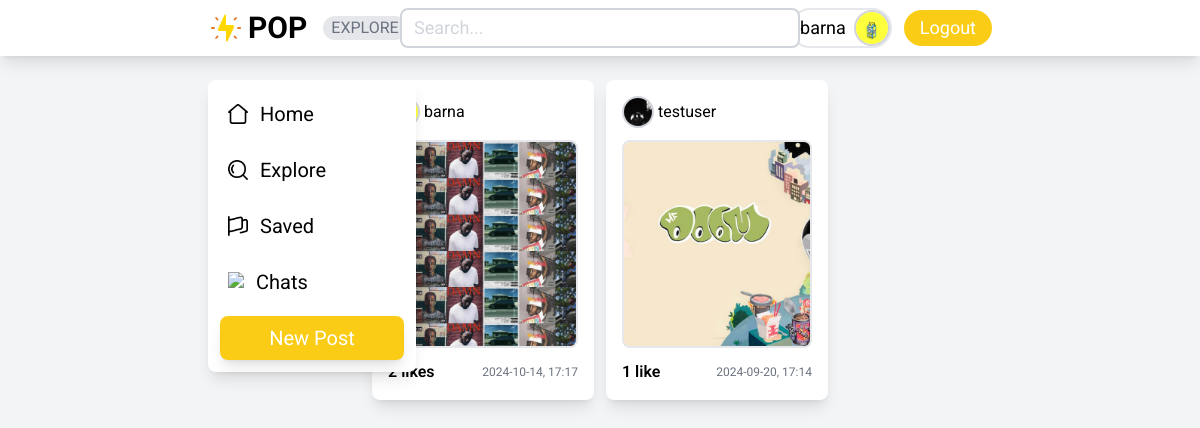
Page /posts/explore/ (signed in) on the committed database.
### users/models.py (models this page shows, shortened)
class Profile(models.Model):
    user = models.OneToOneField(
        User, on_delete=models.CASCADE, related_name='user_profile')
    bio = models.TextField(blank=True)
    profile_picture = models.ImageField(
        upload_to='profile_pictures/', null=True)
    saved_posts = models.ManyToManyField(
        Post, blank=True, related_name='saved_by')

### posts/models.py (models this page shows, shortened)
class Post(models.Model):
    author = models.ForeignKey(
        User, on_delete=models.CASCADE, related_name='posts')
    content = models.TextField()
    image = models.ImageField(upload_to='post_images/', blank=True, null=True)
    created_at = models.DateTimeField(auto_now_add=True)

### posts/views.py (the view)
# urls.py: path('explore/', views.ExplorePageView.as_view(), name='explore'),
class ExplorePageView(LoginRequiredMixin, ListView):
    model = Post
    template_name = 'posts/explore.html'
    context_object_name = 'posts'
    def get_queryset(self):
        last_1000_posts = Post.objects.annotate(
            like_count=Count('likes')).order_by('-created_at')[:1000]
        last_1000_posts_list = list(last_1000_posts)
        average_like_count = sum(post.like_count for post in last_1000_posts_list) / \
            len(last_1000_posts_list) if last_1000_posts_list else 0
        filtered_posts = [
            post for post in last_1000_posts_list if post.like_count >= average_like_count]
        search_query = self.request.GET.get('explore', '').strip()
        if search_query:
            filtered_posts = [
                post for post in filtered_posts if search_query.lower() in post.content.lower() or search_query.lower() in post.author.username.lower()]
        return filtered_posts
    def get_context_data(self, **kwargs):
        context = super().get_context_data(**kwargs)
        context["title"] = 'Explore'
        return context

### posts/templates/posts/explore.html (shortened to what this page needs)
{% extends "core/base.html" %}
{% load static %}
{% block content %}
    <div class="fixed top-2 left-1/2 transform -translate-x-1/2 z-50 w-1/3">
        <div class="mb-3">
            <form method="GET" action="">
                <div class="flex">
                    <input name="explore" placeholder="Search..." type="text" class="w-full px-3 py-1 text-lg bg-white rounded-lg border-2 border-gray-300 placeholder-gray-300 focus:outline-none">
                </div>
            </form>
        </div>
    </div>
    {% if posts %}
    <div class="grid grid-cols-2 gap-3">
        {% for post in posts %}
            <div class="w-full bg-white rounded-lg p-4 shadow-lg">
                <a href="{% url "posts:detail" post.id %}" class="space-y-3">
                    <div class="flex items-center space-x-1">
                        {% if post.author.user_profile.profile_picture %}
                        <div class="w-8 h-8 rounded-full overflow-hidden border-2 border-gray-300">
                            <img class="w-full h-full object-cover object-center aspect-square" src="{{ post.author.user_profile.profile_picture.url }}">
                        </div>
                        {% else %}
                        <div class="w-8 h-8 rounded-full overflow-hidden border-2 border-gray-300">
                            <img class="w-full h-full object-cover object-center aspect-square" src="{% static "user2.png" %}">
                        </div>
                        {% endif %}
                        <p>{{ post.author }}</p>
                    </div>
                    <img src="{{ post.image.url }}" class="w-full h-52 aspect-square object-cover rounded-lg border-2">
                    <div class="flex justify-between items-center">
                        <h2 class="font-semibold">{% if post.likes.count == 1 %}1 like{% else %}{{ post.likes.count }} likes{% endif %}</h2>
                        <p class="text-xs text-gray-500">{{ post.created_at|date:"Y-m-d, H:i" }}</p>
                    </div>
                </a>
            </div>
        {% endfor %}
    </div>
        {% else %}
            <div class="w-full text-center rounded-lg shadow-lg bg-white p-6">
                <h1 class="text-lg">No posts to show.</h1>
            </div>
        {% endif %}
{% endblock content %}

### core/templates/core/base.html (shortened to what this page needs)
{% load static %}
<!DOCTYPE html>
<html lang="en">
<head>
    <link rel="stylesheet" href="{% static "css/styles.css" %}">
    <link rel="stylesheet" href="{% static 'core/css/font.css' %}">
</head>
<body class="bg-gray-100">
    <nav class="py-6 px-52 flex justify-between items-center h-14 shadow-lg z-10 z-40 fixed top-0 w-full bg-white">
        <div class="relative flex items-center space-x-4">
            <a href="/">
                <div class="flex items-center space-x-1">
                    <img class="h-9" src="{% static "logo.png" %}">
                    <h1 class="text-3xl font-bold">POP</h1>
                </div>
            </a>
            <ul>
                <li class="px-2 bg-gray-200 rounded-full text-md font-normal text-gray-500 {% if request.path == '/posts/explore/' %}active {% else %} hidden {% endif %}">EXPLORE</li>
            </ul>
        </div>
        <div class="flex space-x-3">
        {% if request.user.is_authenticated %}
        <div class="flex items-center">
            <div class="flex items-center mr-3 border-2 border-gray-400 rounded-full hover:bg-gray-200">
                <a href="{% url "users:profile" user.username %}" class="flex items-center">
                    <div class="ml-2">
                        <p class="text-lg mr-2">{{ user.username }}</p>
                    </div>
                    {% if user.user_profile and user.user_profile.profile_picture %}
                        <div class="w-9 h-9 rounded-full overflow-hidden border-2 border-gray-300">
                            <img class="w-full h-full object-cover object-center aspect-square" src="{{ user.user_profile.profile_picture.url }}">
                        </div>
                    {% else %}
                        <div class="w-9 h-9 rounded-full overflow-hidden border-2 border-gray-300">
                            <img class="w-full h-full object-cover object-center aspect-square" src="{% static "user2.png" %}">
                        </div>
                    {% endif %}
                </a>
            </div>
            <a href="{% url "core:logout" %}" class="px-4 py-1 bg-yellow-400 rounded-full hover:bg-yellow-500">
                <h2 class="font-medium text-lg text-white">Logout</h2>
            </a>
        </div>
        {% endif %}
        </div>
    </nav>
        {% if request.user.is_authenticated %}
        <div class="w-52 shadow-lg rounded-lg px-3 py-3 space-y-3 h-fit bg-white fixed top-20 left-52">
            <a href="{% url "core:index" %}" class="p-2 rounded-lg hover:bg-gray-200 block">
                <div class="flex items-center space-x-3">
                    <img class="h-5" src="{% static "home2.png" %}">
                    <h2 class="text-xl">Home</h1>
                </div>
            </a>
            <a href="{% url "posts:explore" %}" class="p-2 rounded-lg hover:bg-gray-200 block">
                <div class="flex items-center space-x-3">
                    <img class="h-5" src="{% static "search2.png" %}">
                    <h2 class="text-xl">Explore</h1>
                </div>
            </a>
            <a href="{% url "posts:saved" %}" class="p-2 rounded-lg hover:bg-gray-200 block">
                <div class="flex items-center space-x-3">
                    <img class="h-5" src="{% static "save.png" %}">
                    <h2 class="text-xl">Saved</h1>
                </div>
            </a>
            <a href="#" class="p-2 rounded-lg hover:bg-gray-200 block">
                <div class="flex items-center space-x-3">
                    <img class="h-5" src="{% static "comment2.png" %}">
                    <h2 class="text-xl">Chats</h1>
                </div>
            </a>
            <a href="{% url "posts:new" %}" class="p-2 rounded-lg shadow-lg bg-yellow-400 text-white hover:bg-yellow-500 text-center block">
                    <p class="font-medium text-xl">New Post</p>
            </a>
        </div>
        {% endif %}
    <div class="px-36 py-20 flex justify-center">
        <div class="w-1/2">
            {% block content %}
            {% endblock content %}
        </div>
    </div>
</body>
</html>

### rows in the picture
Post: author "barna", image (picture), created_at "2024-10-14, 17:17"
Post: author.user_profile.profile_picture (picture), author "testuser", image (picture), shows "1 like", created_at "2024-09-20, 17:14"

### other values in the picture
{{ user.username }} "barna"
